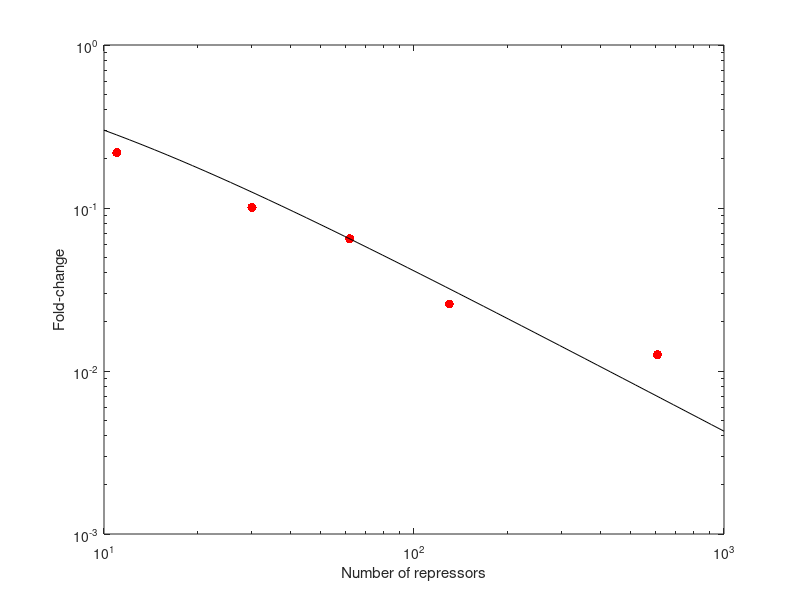

MATLAB code for this plot:
%These are the fluorescence values obtained using
%GeneExpressionMultipleFiles.m
Auto=122.43;    % autofluorescence value
Delta=612.95;   % delta strain fluorescence
Denom=Delta-Auto;
R=[11,30,62,130,610];
R11=229.59;
R30=171.89;
R62=154.18;
R130=135.07;
R610=128.61;
%Calculate the fold change in gene expression
FoldChange=[(R11-Auto)/Denom,(R30-Auto)/Denom,(R62-Auto)/Denom,...
    (R130-Auto)/Denom,(R610-Auto)/Denom];
%Plot it
figure(1)
loglog(R,FoldChange,'.r','MarkerSize',20)
xlabel('Number of repressors')
ylabel('Fold-change')

%Calculate the DeltaE from the RBS446 (R=62) data
DE=-log(5E6/62*(1/FoldChange(3)-1))
%Now use this value of DeltaE to make a prediction for the other data
%points
%Range of R to plot
RPrediction=logspace(1,3);      %Go from 10^1 to 10^3
%Get the fold change based on the DE we calculated  above
FoldChangePrediction=1./(1+RPrediction/5E6*exp(-DE));
%Plot the prediction on top of the data
hold on
loglog(RPrediction,FoldChangePrediction,'-k')
hold off













